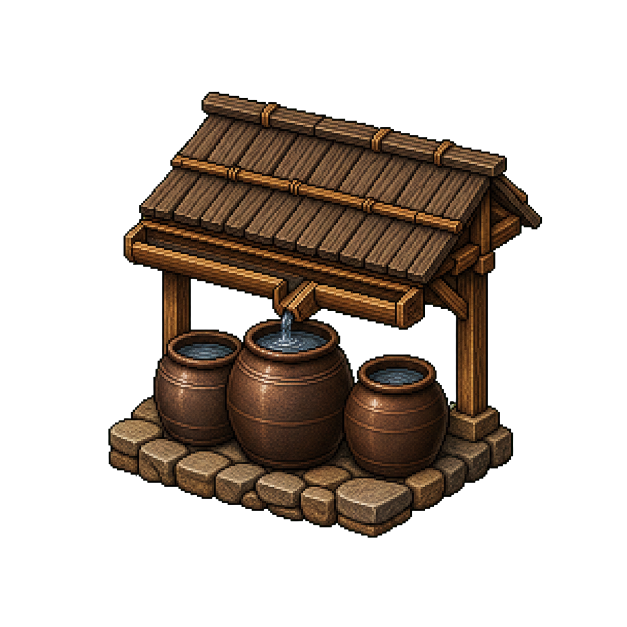
#> input picture tools/render/source_images/rainwater-cistern-v1/rainwater-cistern-normal-alpha.png, 1254 x 1254 px (shown at 1/2 size)
$ python build_rainwater_cistern_assets.py
#> lines starting #> are read from the running program, lines starting #| are printed output that depends on the picture
#!/usr/bin/env python3
"""Build the rainwater-cistern seasonal sheets from HD transparent sources.

The 8x runtime sheet is composed first.  The 2x sheet is then derived from
that result so both zoom paths share one visual source of truth.
"""

from __future__ import annotations

from pathlib import Path

from PIL import Image, ImageFilter


ROOT = Path(__file__).resolve().parents[2]
SOURCE_DIR = ROOT / "tools" / "render" / "source_images" / "rainwater-cistern-v1"
OUTPUT_DIR = ROOT / "public" / "assets"

HD_CELL = (224, 320)
STANDARD_CELL = (56, 80)
HD_SAFE_SIZE = (208, 296)
BOTTOM_MARGIN = 6

SOURCES = (
    SOURCE_DIR / "rainwater-cistern-normal-alpha.png",
    SOURCE_DIR / "rainwater-cistern-winter-alpha.png",
)


def alpha_bbox(image: Image.Image) -> tuple[int, int, int, int]:
    alpha = image.getchannel("A")
    bbox = alpha.point(lambda value: 255 if value >= 12 else 0).getbbox()
    if bbox is None:
        raise ValueError("source has no visible pixels")
    return bbox


def compose_hd_cell(source_path: Path) -> Image.Image:
    source = Image.open(source_path).convert("RGBA")
#> source is the input picture: PIL image 1254x1254 RGBA; mean R, G, B, A 26.5, 18.3, 11.7, 82.5
    source = source.crop(alpha_bbox(source))
#> in alpha_bbox, `alpha = image.getchannel("A")`:
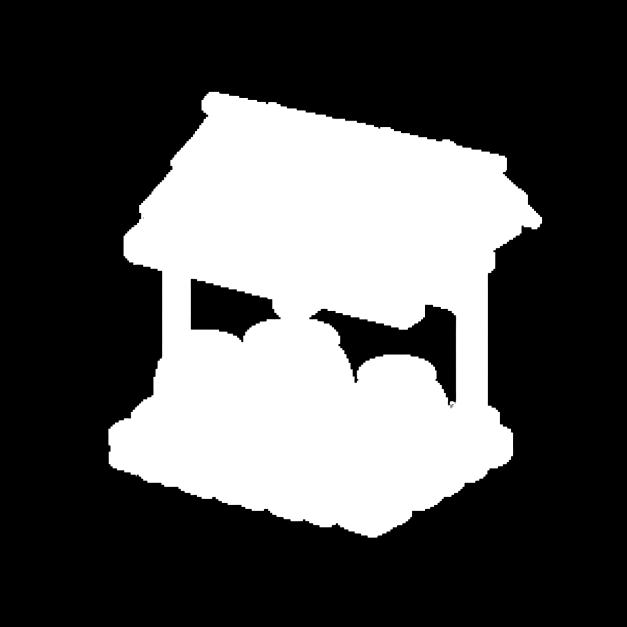
#> alpha: PIL image 1254x1254 L (shown at 1/2 size); min 0, max 255, mean 82.5
#> in alpha_bbox, `bbox = alpha.point(lambda value: 255 if value >= 12 else 0).getbbox()`: bbox = (216, 183, 1085, 1076)
#> source: PIL image 869x893 RGBA
    ratio = min(HD_SAFE_SIZE[0] / source.width, HD_SAFE_SIZE[1] / source.height)
#> ratio = 0.239
    target = (
        max(1, round(source.width * ratio)),
        max(1, round(source.height * ratio)),
    )
#> target = (208, 214)
    sprite = source.resize(target, Image.Resampling.LANCZOS)
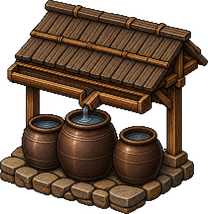
#> sprite: PIL image 208x214 RGBA; mean R, G, B, A 53.9, 37.2, 23.9, 167.1; transparent parts drawn white
    sprite = sprite.filter(ImageFilter.UnsharpMask(radius=0.7, percent=55, threshold=3))

    cell = Image.new("RGBA", HD_CELL, (0, 0, 0, 0))
#> cell: PIL image 224x320 RGBA; every value is 0
    x = (HD_CELL[0] - sprite.width) // 2
#> x = 8
    y = HD_CELL[1] - BOTTOM_MARGIN - sprite.height
#> y = 100
    cell.alpha_composite(sprite, (x, y))
    return cell


def derive_standard_cell(hd_cell: Image.Image) -> Image.Image:
    # BOX gives stable area averaging and avoids the isolated high-contrast dots
    # that appeared when runtime-sized art was sampled directly from generated art.
    return hd_cell.resize(STANDARD_CELL, Image.Resampling.BOX)


def join_cells(cells: list[Image.Image]) -> Image.Image:
    sheet = Image.new("RGBA", (sum(cell.width for cell in cells), cells[0].height), (0, 0, 0, 0))
    x = 0
    for cell in cells:
        sheet.alpha_composite(cell, (x, 0))
        x += cell.width
    return sheet


def main() -> None:
    hd_cells = [compose_hd_cell(path) for path in SOURCES]
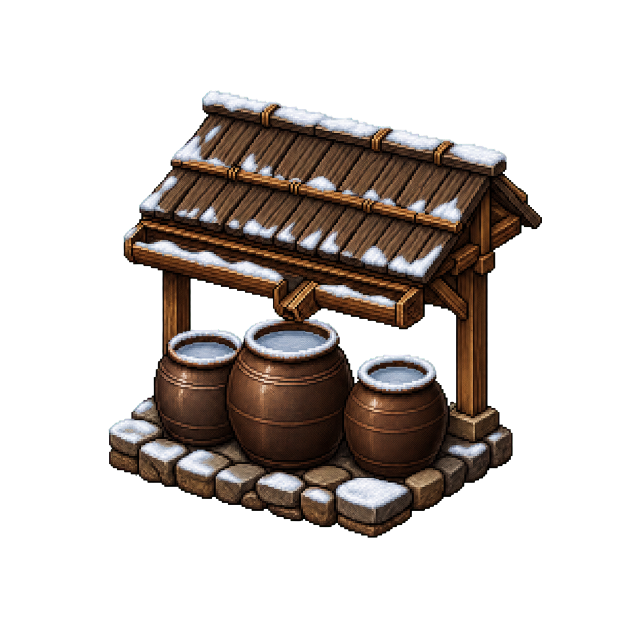
#> input picture tools/render/source_images/rainwater-cistern-v1/rainwater-cistern-winter-alpha.png, 1254 x 1254 px (shown at 1/2 size)
#> in compose_hd_cell, source is the input picture: PIL image 1254x1254 RGBA; mean R, G, B, A 30.2, 23.8, 20.1, 82.4
#> in compose_hd_cell (call 2), `sprite = source.resize(target, Image.Resampling.LANCZOS)`:
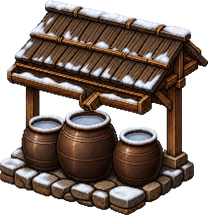
#> sprite: PIL image 208x215 RGBA; mean R, G, B, A 63.1, 50.2, 42.9, 166.8; transparent parts drawn white
#> in compose_hd_cell (call 2), `cell.alpha_composite(sprite, (x, y))`:
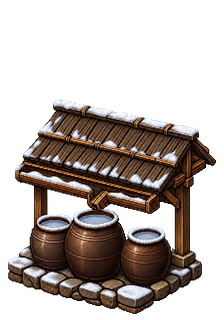
#> cell: PIL image 224x320 RGBA; mean R, G, B, A 39.3, 31.3, 26.7, 104.1; transparent parts drawn white
#> hd_cells = 2 items
    standard_cells = [derive_standard_cell(cell) for cell in hd_cells]
#> standard_cells = 2 items
    join_cells(hd_cells).save(OUTPUT_DIR / "rainwater-cistern-building-hd-v1.png", optimize=True)
#> in join_cells, `sheet = Image.new("RGBA", (sum(cell.width for cell in cells), cells[0]..`: sheet: PIL image 448x320 RGBA; every value is 0
#> the loop in join_cells, `for cell in cells:` made 2 passes
#> x on passes 1 to 2: 224, 448
#> after the loop in join_cells, `for cell in cells:`:
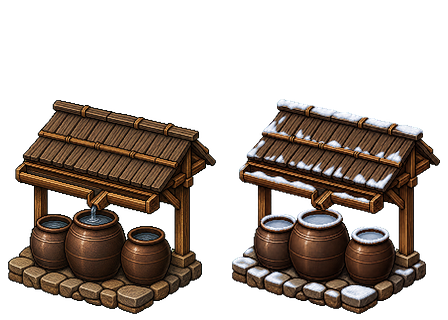
#> sheet: PIL image 448x320 RGBA; mean R, G, B, A 36.4, 27.2, 20.8, 103.9; transparent parts drawn white
#> after the loop in join_cells, `for cell in cells:`: x = 448
    join_cells(standard_cells).save(OUTPUT_DIR / "rainwater-cistern-building-v1.png", optimize=True)
#> in join_cells (call 2), `sheet = Image.new("RGBA", (sum(cell.width for cell in cells), cells[0]..`: sheet: PIL image 112x80 RGBA; every value is 0
#> the loop in join_cells (call 2), `for cell in cells:` made 2 passes
#> x on passes 1 to 2: 56, 112
#> after the loop in join_cells (call 2), `for cell in cells:`:
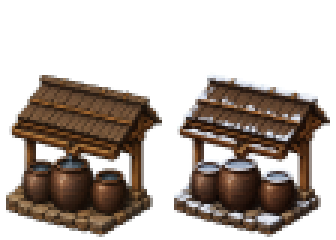
#> sheet: PIL image 112x80 RGBA (shown 3 times larger); mean R, G, B, A 38.2, 28.8, 22.2, 104; transparent parts drawn white
#> after the loop in join_cells (call 2), `for cell in cells:`: x = 112
    print("built rainwater cistern sheets: HD first, standard derived from HD")


if __name__ == "__main__":
    main()
